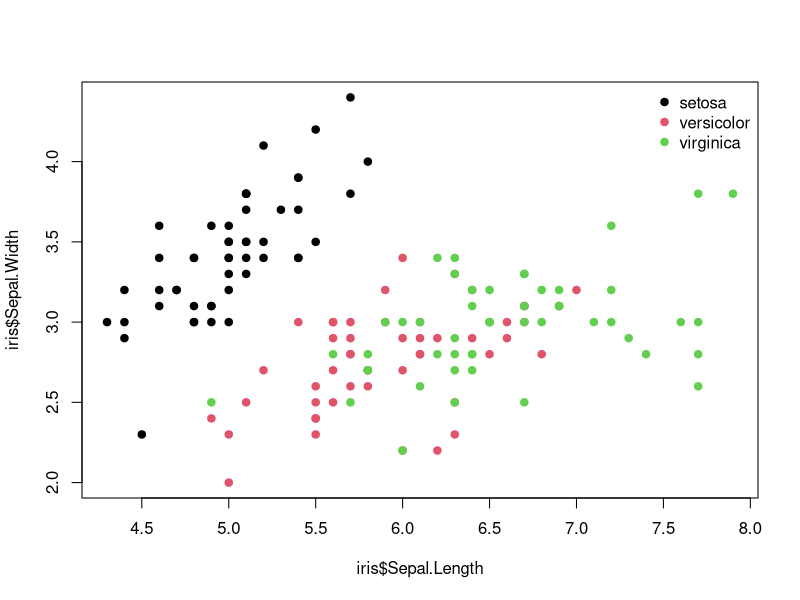

Recreate this plot in R.
str(iris)
table(iris$Species)
round(prop.table(table(iris$Species)) * 100, digits = 1)
plot(iris$Sepal.Length, iris$Sepal.Width, col=iris$Species, pch=19)
legend("topright", legend=levels(iris$Species), bty="n", pch=19, col=palette())
normMinMax = function(x) {
  return((x-min(x))/max(x)-min(x))
}
iris_norm <- as.data.frame(lapply(iris[1:4], normMinMax))
set.seed(1234)
indexes = sample(2, nrow(iris), replace=TRUE, prob=c(0.7, 0.3))
iris_train = iris[indexes==1, 1:4]
iris_test = iris[indexes==2, 1:4]
iris_train_labels = iris[indexes==1, 5]
iris_test_labels = iris[indexes==2, 5]
library("class")
iris_mdl = knn(train=iris_train, test=iris_test, cl=iris_train_labels, k=3)
library("gmodels")
CrossTable(x=iris_test_labels, y=iris_mdl, prop.chisq = FALSE)
CM = table(iris_test_labels, iris_mdl)
accuracy = (sum(diag(CM)))/sum(CM)
